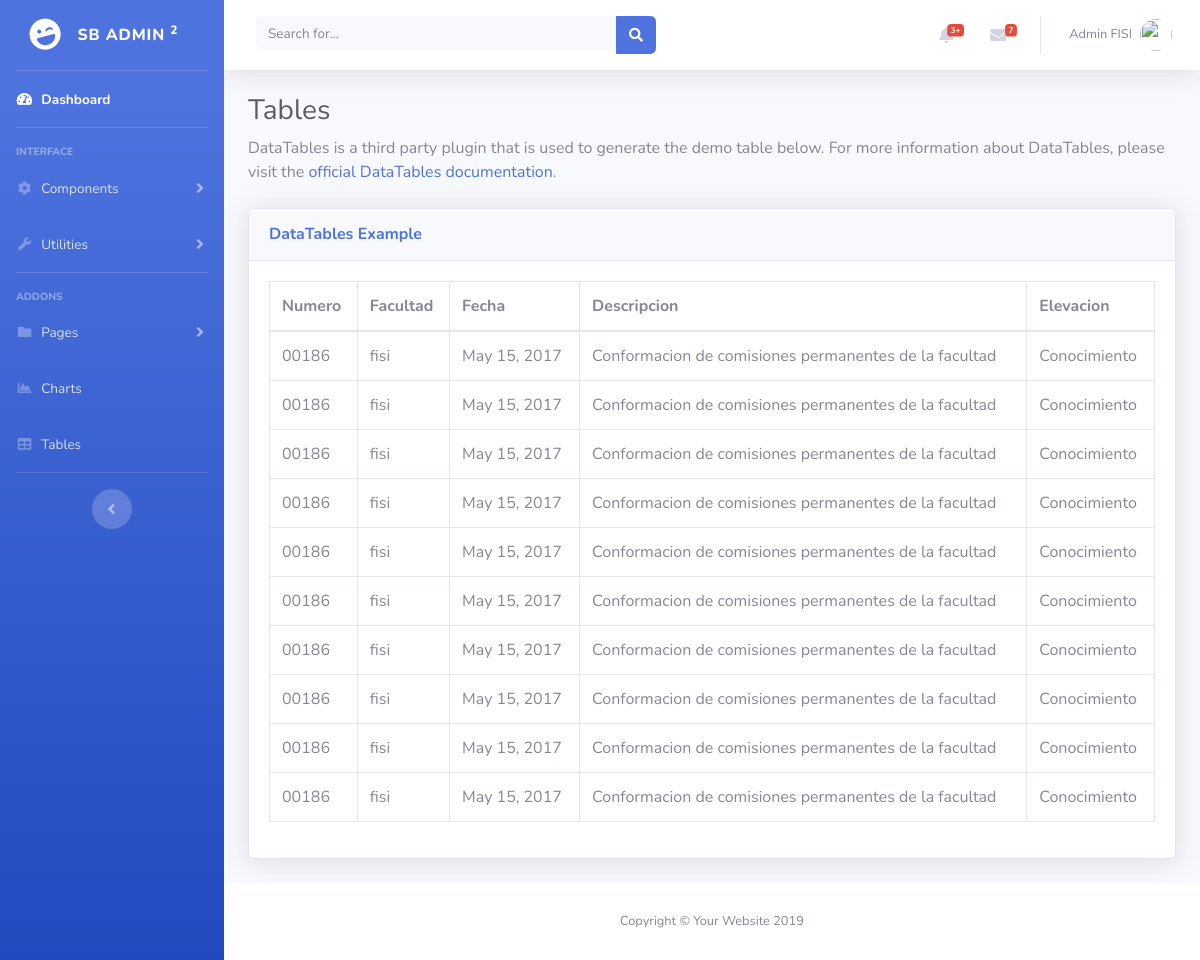
Before: /resoluciones/tabla with the older database file.
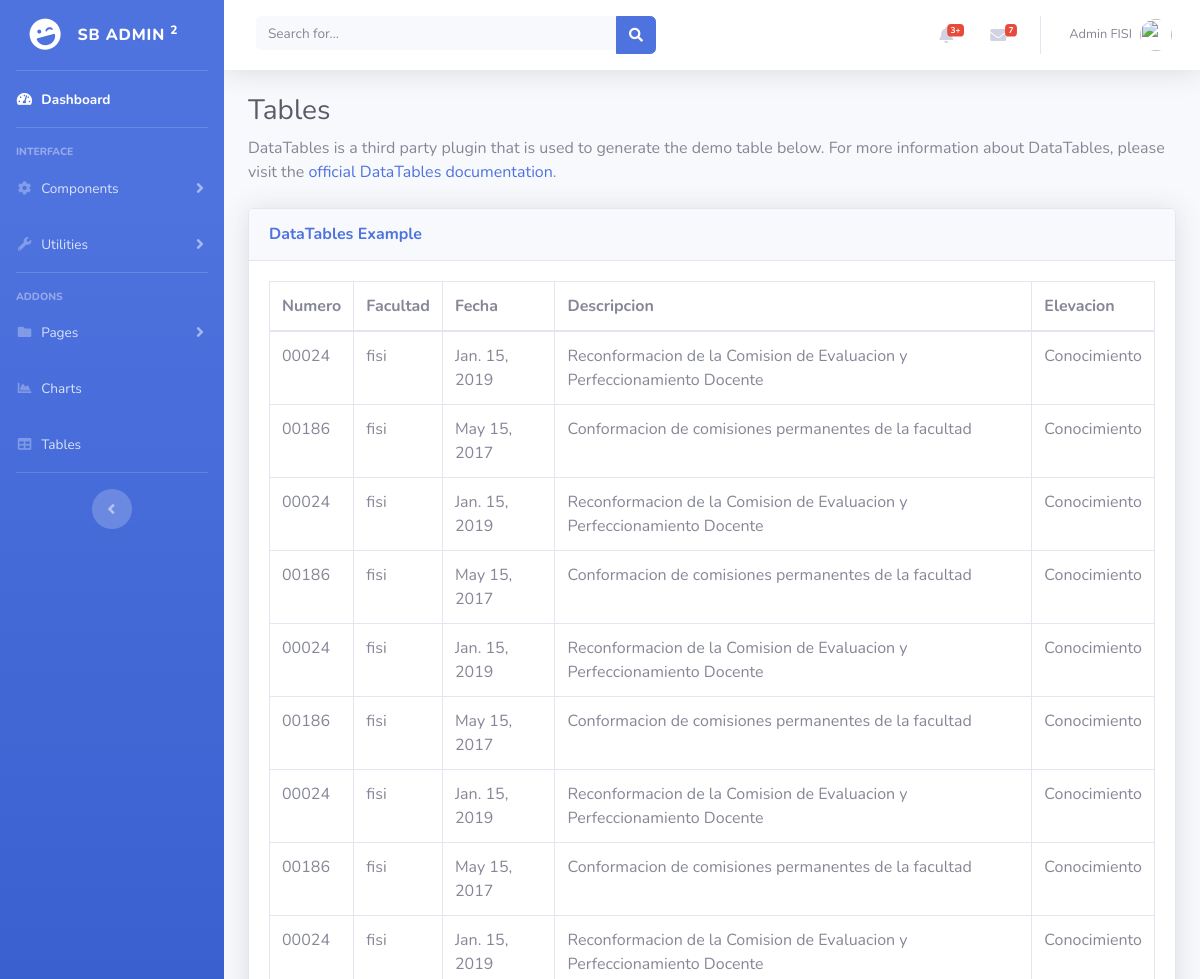
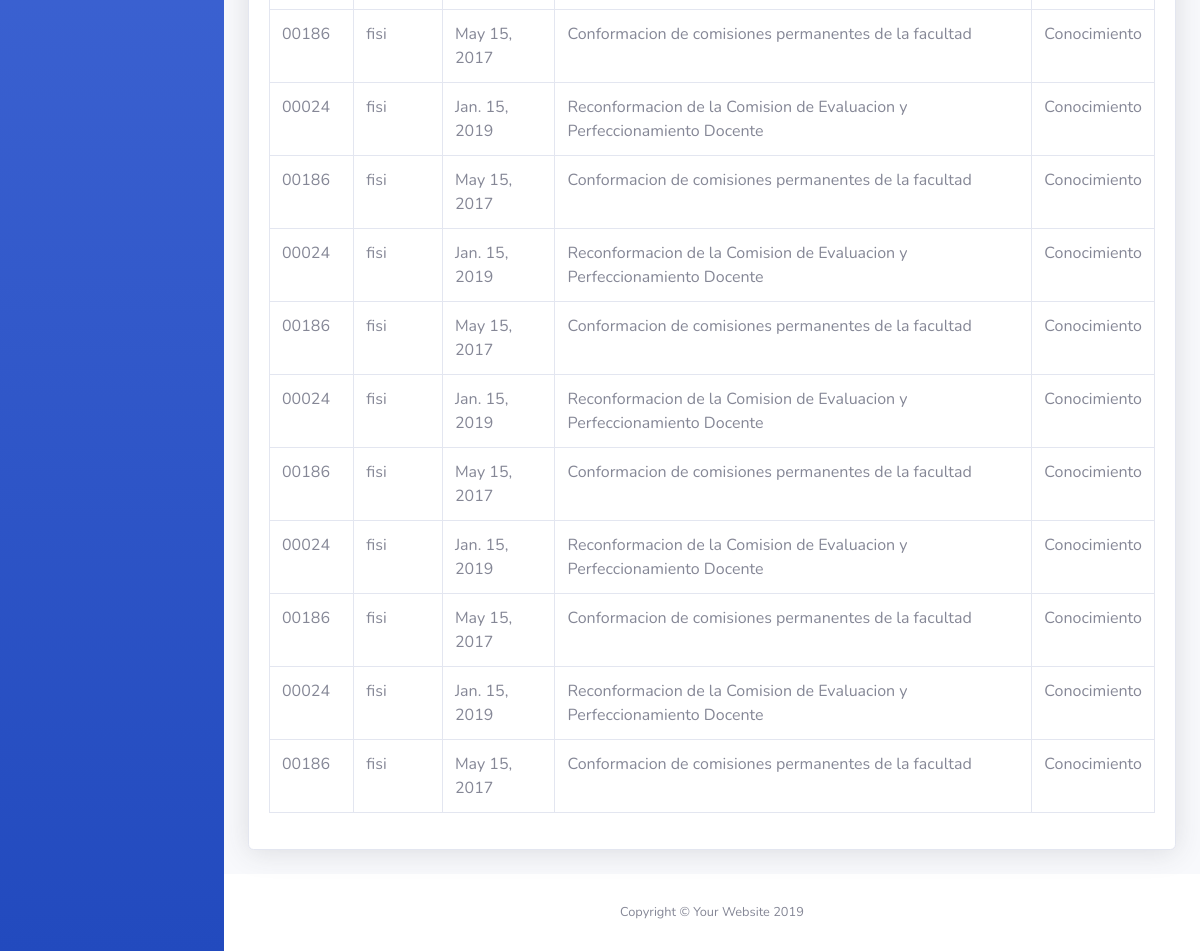
After: the same page with the newer database file (2 pictures, top to bottom).
### resoluciones/models.py (models this page shows, shortened)
class Resolucion(models.Model):
    nro_resolucion = models.CharField(max_length=5, primary_key=True)
    facultad_resolucion = models.ForeignKey(Facultad, on_delete=models.CASCADE)
    fecha_resolucion = models.DateField()
    link_descarga = models.CharField(max_length=100)
    estado_resolucion = models.CharField(max_length=20)
    descripcion_resolucion = models.TextField(default='obs')
    observacion_resolucion = models.TextField()
    adjunto_resolucion = models.CharField(max_length=100)
    tipo_elevacion = models.CharField(max_length=50)
    class Meta:
        ordering = ('-fecha_resolucion',)

class Facultad(models.Model):
    FACS = (
        ('fii', 'FII'),
        ('fiee','FIEE'),
        ('fisi','FISI')
    )
    id_facultad = models.CharField(max_length=3, primary_key=True)
    nombre_facultad = models.CharField(max_length=100)
    abreviatura_facultad = models.CharField(max_length=6, choices=FACS)
    def __str__(self):
        return self.abreviatura_facultad

### resoluciones/views.py (the view)
# urls.py: path('tabla', tabla, name='tabla'),
def tabla(request):
    resoluciones = Resolucion.objects.all()
    return render(request, 'resolucion/tabla.html',
                  {'resoluciones': resoluciones})

### resoluciones/templates/resolucion/tabla.html (shortened to what this page needs)
{% extends 'base.html' %}
{% block content %}
    {% load staticfiles %}
        <div class="container-fluid">
          <h1 class="h3 mb-2 text-gray-800">Tables</h1>
          <p class="mb-4">DataTables is a third party plugin that is used to generate the demo table below. For more information about DataTables, please visit the <a target="_blank" href="https://datatables.net">official DataTables documentation</a>.</p>
          <div class="card shadow mb-4">
            <div class="card-header py-3">
              <h6 class="m-0 font-weight-bold text-primary">DataTables Example</h6>
            </div>
            <div class="card-body">
              <div class="table-responsive">
                <table class="table table-bordered" id="dataTable" width="100%" cellspacing="0">
                  <thead>
                    <tr>
                      <th>Numero</th>
                      <th>Facultad</th>
                      <th>Fecha</th>
                      <th>Descripcion</th>
                      <th>Elevacion</th>
                    </tr>
                  </thead>
                  <tbody>
                  {% for i in i|rjust:10 %}
                  {% for r in resoluciones %}
                    <tr>
                      <td>{{ r.nro_resolucion }}</td>
                      <td>{{ r.facultad_resolucion }}</td>
                      <td>{{ r.fecha_resolucion }}</td>
                      <td>{{ r.descripcion_resolucion }}</td>
                      <td>{{ r.tipo_elevacion }}</td>
                    </tr>
                  {% endfor %}
                  {% endfor %}
                  </tbody>
                </table>
              </div>
            </div>
          </div>
        </div>
{% endblock %}

### resoluciones/templates/base.html (shortened to what this page needs)
{% load staticfiles %}
<!DOCTYPE html>
<html lang="en">
<head>
  <link href="{% static 'resoluciones/vendor/fontawesome-free/css/all.min.css' %}" rel="stylesheet" type="text/css">
  <link href="{% static 'resoluciones/css/sb-admin-2.min.css' %}" rel="stylesheet">
</head>
<body id="page-top">
  <div id="wrapper">
    <ul class="navbar-nav bg-gradient-primary sidebar sidebar-dark accordion" id="accordionSidebar">
      <a class="sidebar-brand d-flex align-items-center justify-content-center" href="index.html">
        <div class="sidebar-brand-icon rotate-n-15">
          <i class="fas fa-laugh-wink"></i>
        </div>
        <div class="sidebar-brand-text mx-3">SB Admin <sup>2</sup></div>
      </a>
      <hr class="sidebar-divider my-0">
      <li class="nav-item active">
        <a class="nav-link" href="{% url 'inicio' %}">
          <i class="fas fa-fw fa-tachometer-alt"></i>
          <span>Dashboard</span></a>
      </li>
      <hr class="sidebar-divider">
      <div class="sidebar-heading">
        Interface
      </div>
      <li class="nav-item">
        <a class="nav-link collapsed" href="#" data-toggle="collapse" data-target="#collapseTwo" aria-expanded="true" aria-controls="collapseTwo">
          <i class="fas fa-fw fa-cog"></i>
          <span>Components</span>
        </a>
      </li>
      <li class="nav-item">
        <a class="nav-link collapsed" href="#" data-toggle="collapse" data-target="#collapseUtilities" aria-expanded="true" aria-controls="collapseUtilities">
          <i class="fas fa-fw fa-wrench"></i>
          <span>Utilities</span>
        </a>
      </li>
      <hr class="sidebar-divider">
      <div class="sidebar-heading">
        Addons
      </div>
      <li class="nav-item">
        <a class="nav-link collapsed" href="#" data-toggle="collapse" data-target="#collapsePages" aria-expanded="true" aria-controls="collapsePages">
          <i class="fas fa-fw fa-folder"></i>
          <span>Pages</span>
        </a>
      </li>
      <li class="nav-item">
        <a class="nav-link" href="charts.html">
          <i class="fas fa-fw fa-chart-area"></i>
          <span>Charts</span></a>
      </li>
      <li class="nav-item">
        <a class="nav-link" href="{% url 'tabla' %}">
          <i class="fas fa-fw fa-table"></i>
          <span>Tables</span></a>
      </li>
      <hr class="sidebar-divider d-none d-md-block">
      <div class="text-center d-none d-md-inline">
        <button class="rounded-circle border-0" id="sidebarToggle"></button>
      </div>
    </ul>
    <div id="content-wrapper" class="d-flex flex-column">
      <div id="content">
        <nav class="navbar navbar-expand navbar-light bg-white topbar mb-4 static-top shadow">
          <form class="d-none d-sm-inline-block form-inline mr-auto ml-md-3 my-2 my-md-0 mw-100 navbar-search">
            <div class="input-group">
              <input type="text" class="form-control bg-light border-0 small" placeholder="Search for..." aria-label="Search" aria-describedby="basic-addon2">
              <div class="input-group-append">
                <button class="btn btn-primary" type="button">
                  <i class="fas fa-search fa-sm"></i>
                </button>
              </div>
            </div>
          </form>
          <ul class="navbar-nav ml-auto">
            <li class="nav-item dropdown no-arrow mx-1">
              <a class="nav-link dropdown-toggle" href="#" id="alertsDropdown" role="button" data-toggle="dropdown" aria-haspopup="true" aria-expanded="false">
                <i class="fas fa-bell fa-fw"></i>
                <span class="badge badge-danger badge-counter">3+</span>
              </a>
            </li>
            <li class="nav-item dropdown no-arrow mx-1">
              <a class="nav-link dropdown-toggle" href="#" id="messagesDropdown" role="button" data-toggle="dropdown" aria-haspopup="true" aria-expanded="false">
                <i class="fas fa-envelope fa-fw"></i>
                <span class="badge badge-danger badge-counter">7</span>
              </a>
            </li>
            <li class="nav-item dropdown no-arrow">
              <a class="nav-link dropdown-toggle" href="#" id="userDropdown" role="button" data-toggle="dropdown" aria-haspopup="true" aria-expanded="false">
                <span class="mr-2 d-none d-lg-inline text-gray-600 small">Admin FISI</span>
                <img class="img-profile rounded-circle" src="http://sistemas.unmsm.edu.pe/assets/fisi/img/logo/logo-fisi.png">
              </a>
            </li>
          </ul>
        </nav>
        {% block content %}
        {% endblock %}
      </div>
      <footer class="sticky-footer bg-white">
        <div class="container my-auto">
          <div class="copyright text-center my-auto">
            <span>Copyright &copy; Your Website 2019</span>
          </div>
        </div>
      </footer>
    </div>
  </div>
</body>
</html>

Changed rows visible on the page:
added Resolucion: nro_resolucion "00024", facultad_resolucion "fisi", fecha_resolucion "Jan. 15, 2019", descripcion_resolucion "Reconformacion de la Comision de Evaluacion y Perfeccionamiento Docente", tipo_elevacion "Conocimiento"
